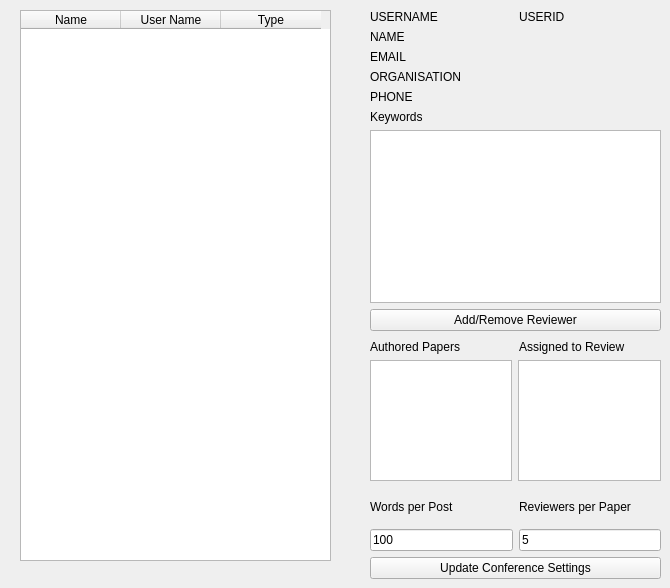
      <widget class="QWidget" name="usersTab">
       <attribute name="title">
        <string>User Management</string>
       </attribute>
       <widget class="QTableWidget" name="usersTable">
        <property name="geometry">
         <rect>
          <x>20</x>
          <y>10</y>
          <width>311</width>
          <height>551</height>
         </rect>
        </property>
        <column>
         <property name="text">
          <string>Name</string>
         </property>
        </column>
        <column>
         <property name="text">
          <string>User Name</string>
         </property>
        </column>
        <column>
         <property name="text">
          <string>Type</string>
         </property>
        </column>
       </widget>
       <widget class="QWidget" name="verticalLayoutWidget_6">
        <property name="geometry">
         <rect>
          <x>370</x>
          <y>10</y>
          <width>291</width>
          <height>321</height>
         </rect>
        </property>
        <layout class="QVBoxLayout" name="verticalLayout_6">
         <item>
          <layout class="QHBoxLayout" name="horizontalLayout_8">
           <item>
            <widget class="QLabel" name="username_5">
             <property name="text">
              <string>USERNAME</string>
             </property>
            </widget>
           </item>
           <item>
            <widget class="QLabel" name="userid_5">
             <property name="text">
              <string>USERID</string>
             </property>
            </widget>
           </item>
          </layout>
         </item>
         <item>
          <widget class="QLabel" name="name_5">
           <property name="text">
            <string>NAME</string>
           </property>
          </widget>
         </item>
         <item>
          <widget class="QLabel" name="email_5">
           <property name="text">
            <string>EMAIL</string>
           </property>
          </widget>
         </item>
         <item>
          <widget class="QLabel" name="organisation_5">
           <property name="text">
            <string>ORGANISATION</string>
           </property>
          </widget>
         </item>
         <item>
          <widget class="QLabel" name="phone_5">
           <property name="text">
            <string>PHONE</string>
           </property>
          </widget>
         </item>
         <item>
          <widget class="QLabel" name="label_10">
           <property name="text">
            <string>Keywords</string>
           </property>
          </widget>
         </item>
         <item>
          <widget class="QListWidget" name="userKeyList"/>
         </item>
         <item>
          <widget class="QPushButton" name="changeReviewer">
           <property name="text">
            <string>Add/Remove Reviewer</string>
           </property>
          </widget>
         </item>
        </layout>
       </widget>
       <widget class="QWidget" name="verticalLayoutWidget_15">
        <property name="geometry">
         <rect>
          <x>370</x>
          <y>340</y>
          <width>291</width>
          <height>141</height>
         </rect>
        </property>
        <layout class="QVBoxLayout" name="verticalLayout_17">
         <item>
          <layout class="QHBoxLayout" name="horizontalLayout_23">
           <item>
            <widget class="QLabel" name="label_30">
             <property name="text">
              <string>Authored Papers</string>
             </property>
            </widget>
           </item>
           <item>
            <widget class="QLabel" name="label_28">
             <property name="text">
              <string>Assigned to Review</string>
             </property>
            </widget>
           </item>
          </layout>
         </item>
         <item>
          <layout class="QHBoxLayout" name="horizontalLayout_24">
           <item>
            <widget class="QListWidget" name="authoredPapers"/>
           </item>
           <item>
            <widget class="QListWidget" name="assignedPapers"/>
           </item>
          </layout>
         </item>
        </layout>
       </widget>
       <widget class="QWidget" name="verticalLayoutWidget_5">
        <property name="geometry">
         <rect>
          <x>370</x>
          <y>490</y>
          <width>291</width>
          <height>89</height>
         </rect>
        </property>
        <layout class="QVBoxLayout" name="verticalLayout_18">
         <item>
          <layout class="QHBoxLayout" name="horizontalLayout_29">
           <item>
            <widget class="QLabel" name="label_3">
             <property name="text">
              <string>Words per Post</string>
             </property>
            </widget>
           </item>
           <item>
            <widget class="QLabel" name="label_2">
             <property name="text">
              <string>Reviewers per Paper</string>
             </property>
            </widget>
           </item>
          </layout>
         </item>
         <item>
          <layout class="QHBoxLayout" name="horizontalLayout_30">
           <item>
            <widget class="QLineEdit" name="wordsPerPost">
             <property name="text">
              <string>100</string>
             </property>
            </widget>
           </item>
           <item>
            <widget class="QLineEdit" name="reviewersPerPaper">
             <property name="text">
              <string>5</string>
             </property>
            </widget>
           </item>
          </layout>
         </item>
         <item>
          <widget class="QPushButton" name="updateConfSettings">
           <property name="text">
            <string>Update Conference Settings</string>
           </property>
          </widget>
         </item>
        </layout>
       </widget>
      </widget>
